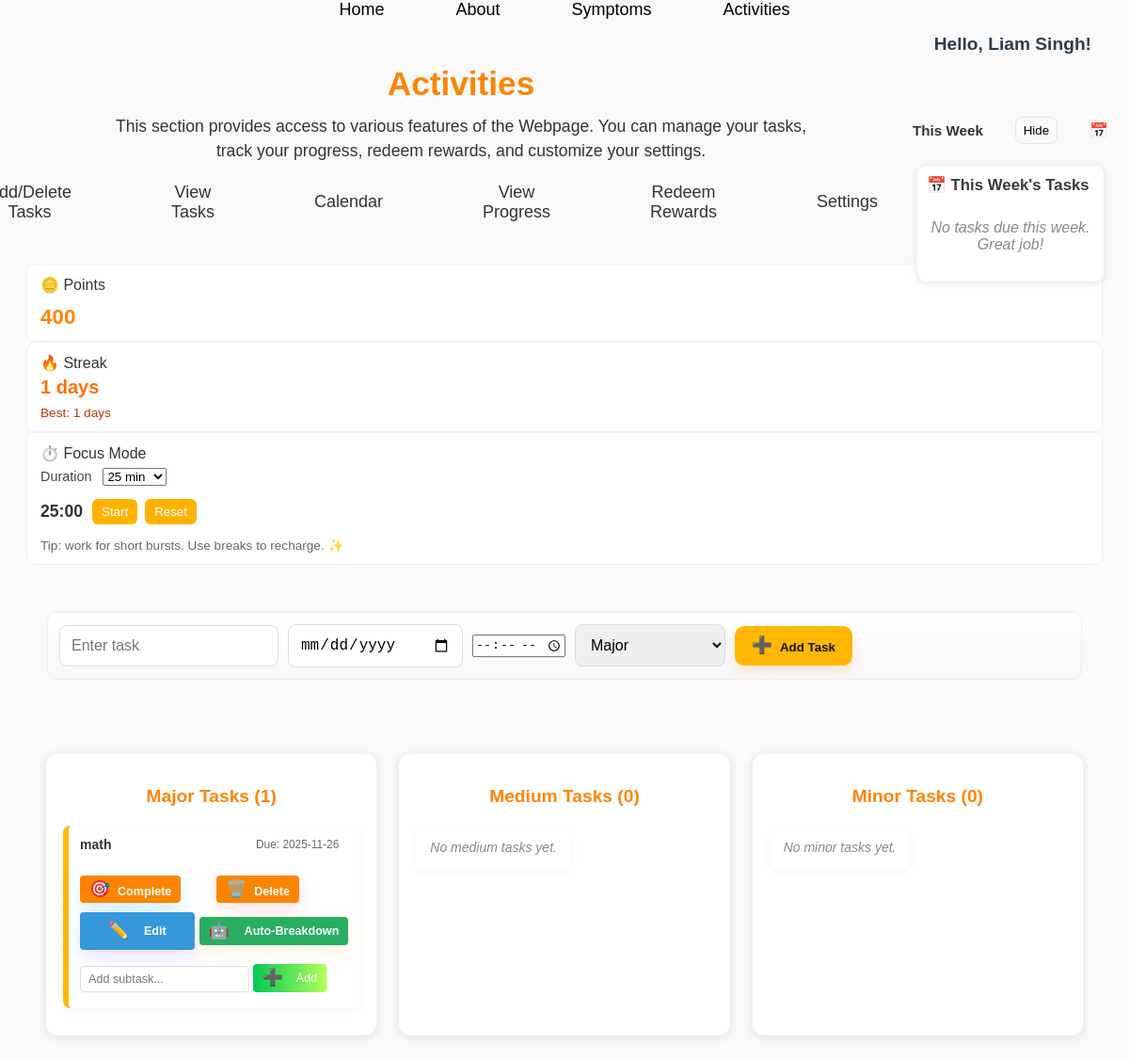
Screenshot of /activities (signed in) with the database file from the repository.
### tables this page shows
CREATE TABLE users (
            id INTEGER PRIMARY KEY AUTOINCREMENT,
            username TEXT UNIQUE,
            password TEXT
        , points INTEGER DEFAULT 0, role TEXT DEFAULT 'child', parent_username TEXT, email TEXT, reminders_enabled INTEGER DEFAULT 0, reminder_frequency TEXT DEFAULT 'weekly', email_verified INTEGER DEFAULT 0);

CREATE TABLE tasks (
            id INTEGER PRIMARY KEY AUTOINCREMENT,
            name TEXT NOT NULL,
            date TEXT,
            importance TEXT NOT NULL,
            user TEXT
        , completed INTEGER DEFAULT 0, completed_at TEXT, duration INTEGER, time TEXT);

### app.py (the view)
@app.route("/activities")
def activities():
    tasks = get_tasks_grouped()
    calendar_tasks = get_calendar_tasks()
    username = session.get('user') if session else None
    is_parent = False
    if username:
        conn = get_db_conn()
        c = conn.cursor()
        try:
            c.execute("SELECT role FROM users WHERE username = ?", (username,))
            row = c.fetchone()
            if row and ('role' in row.keys() and row['role'] == 'parent'):
                is_parent = True
        finally:
            conn.close()
    upcoming_tasks = get_upcoming_tasks(username, days=7) if username else []
    upcoming_all_14 = get_upcoming_tasks(username, days=14) if username else []
    today = datetime.datetime.now().date()
    upcoming_tasks_next = [t for t in upcoming_all_14 if t.get('date') and datetime.datetime.fromisoformat(t['date']).date() > (today + datetime.timedelta(days=7))]
    points = 0
    streak = {'current': 0, 'longest': 0}
    if username:
        conn = get_db_conn()
        c = conn.cursor()
        c.execute("SELECT points FROM users WHERE username = ?", (username,))
        row = c.fetchone()
        if row:
            points = row['points']
        conn.close()
        streak = get_user_streak(username)
    return render_template("activities.html", tasks=tasks, calendar_tasks=calendar_tasks, username=username, points=points, upcoming_tasks=upcoming_tasks, upcoming_tasks_next=upcoming_tasks_next, streak=streak, today=datetime.datetime.now(), timedelta=datetime.timedelta, is_parent=is_parent)

### templates/activities.html (shortened to what this page needs)
<!DOCTYPE html>
<html lang="en">
<head>
  <div class="menu">
    <ul>
      <li><a href="{{ url_for('home') }}">Home</a></li>
      <li><a href="{{ url_for('about') }}">About</a></li>
      <li><a href="{{ url_for('symptoms') }}">Symptoms</a></li>
      <li><a href="{{ url_for('activities') }}">Activities</a></li>
    </ul>
  </div>
  <link rel="stylesheet" href="{{ url_for('static', filename='activitiesstyle.css') }}">
  <link rel="stylesheet" href="{{ url_for('static', filename='calendar.css') }}">
  <link rel="stylesheet" href="{{ url_for('static', filename='activities_adaptive.css') }}">
<body>
  <div class="front">
    <div class="front-header">
      <div class="front-header-left">
        <h1>Activities</h1>
        <p class="description">
          This section provides access to various features of the Webpage.
          You can manage your tasks, track your progress, redeem rewards, and customize your settings.
        </p>
        <ul class="Tabs">
          <li><a href="{{ url_for('activities') }}">Add/Delete Tasks</a></li>
          <li><a href="{{ url_for('view_tasks') }}">View Tasks</a></li>
          <li><a href="{{ url_for('calendar') }}">Calendar</a></li>
          <li><a href="{{ url_for('progress') }}">View Progress</a></li>
          <li><a href="{{ url_for('redeem') }}">Redeem Rewards</a></li>
          <li><a href="{{ url_for('settings') }}">Settings</a></li>
        </ul>
        <h2 id="greeting">Hello, {{ username }}!</h2>
      </div>
    </div>
    <div class="corner-upcoming" aria-label="This week's tasks">
      <div class="corner-header" style="display:flex;justify-content:space-between;align-items:center;margin-bottom:8px;position:relative;">
        <strong style="font-size:0.95rem">This Week</strong>
        <button id="cornerToggleBtn" aria-expanded="true" style="background:transparent;border:1px solid #e6e6e6;padding:6px 8px;border-radius:8px;cursor:pointer">Hide</button>
        <div class="corner-handle" aria-hidden="true" title="This Week">📅</div>
      </div>
      <div class="corner-content collapsible" id="cornerContent">
        <div class="upcoming-tasks-sidebar">
          <h3 style="margin-top:0;">📅 This Week's Tasks</h3>
          {% if upcoming_tasks %}
          <ul class="upcoming-tasks-list">
            {% for task in upcoming_tasks %}
            <li>
              <div style="display:flex;flex-direction:column;gap:4px;">
                <span class="task-item-name">{{ task.name }}</span>
                <span class="task-item-date" style="font-size:0.85rem;color:#666;">Due: {{ task.date }}</span>
              </div>
            </li>
            {% endfor %}
          </ul>
          {% else %}
          <p class="no-tasks">No tasks due this week. Great job!</p>
          {% endif %}
        </div>
      </div>
    </div>
    <div class="corner-stats collapsed" id="cornerStats" aria-hidden="false">
      <div class="corner-stats-content collapsible" id="cornerStatsContent">
        <div class="top-panel points">
          <div class="panel-title">🪙 Points</div>
          <div class="points-value" id="pointsCount">{{ points }}</div>
        </div>
        <div class="top-panel streak">
          <div class="panel-title">🔥 Streak</div>
          <div class="streak-current">{{ streak.current if streak else 0 }} days</div>
          <div class="streak-best">Best: {{ streak.longest if streak and streak.longest is not none else 0 }} days</div>
        </div>
        <div class="top-panel focus">
          <div class="panel-title">⏱️ Focus Mode</div>
            <div class="timer-settings" style="display:flex;gap:8px;align-items:center;margin-bottom:8px;">
              <label for="focusDurationSelect" style="font-size:0.9rem;color:#444;margin:0 4px 0 0">Duration</label>
              <select id="focusDurationSelect" aria-label="Focus duration">
                <option value="25" selected>25 min</option>
              </select>
            </div>
            <div class="timer-display">
              <div id="timerLabel">25:00</div>
              <div class="timer-controls">
                <button id="startPauseBtn" class="timer-btn">Start</button>
                <button id="resetBtn" class="timer-btn">Reset</button>
              </div>
            </div>
          <div class="focus-tips">Tip: work for short bursts. Use breaks to recharge. ✨</div>
        </div>
      </div>
    </div>
  </div>
  <div class="task-input">
    <form action="/add_task" method="POST">
      <input type="text" name="task_name" placeholder="Enter task" required />
      <input type="date" name="task_date" required />
      <input type="time" name="task_time" />
      <select name="importance" required>
        <option value="Major">Major</option>
      </select>
      <button type="submit" class="btn-add" aria-label="Add task"><span class="btn-icon">➕</span><span class="btn-text">Add Task</span></button>
    </form>
  </div>
  <div class="activities-container">
  <div class="activities-main">
  <div class="task-sections">
    <div class="task-section">
      <h2>Major Tasks <span class="task-count">({{ tasks['Major']|length }})</span></h2>
      <ul>
        {% for task in tasks['Major'] %}
        <li>
          <div class="task-header">
            <span class="task-name">{{ task.name }}</span>
            <span class="task-date">{% if task.date %}Due: {{ task.date }}{% if task.time %} at {{ task.time }}{% endif %}{% else %}No due date{% endif %}</span>
          </div>
          <div class="task-actions">
            <form action="{{ url_for('complete_task', importance='Major', task_index=loop.index0) }}" method="post" onsubmit="handleCompletion(event, 'Major')">
              <button type="submit" class="btn-complete" aria-label="Complete task"><span class="btn-icon">🎯</span><span class="btn-text">Complete</span></button>
            </form>
            <form action="{{ url_for('delete_task', importance='Major', task_index=loop.index0) }}" method="post">
              <button type="submit" class="btn-delete" aria-label="Delete task"><span class="btn-icon">🗑️</span><span class="btn-text">Delete</span></button>
            </form>
            <button type="button" class="edit-btn" data-task='{{ {"id": task.id, "name": task.name, "date": task.date, "time": task.time, "importance": "Major"}|tojson }}' onclick="openEditModalFromButton(this)"><span class="btn-icon">✏️</span><span class="btn-text">Edit</span></button>
            <form action="{{ url_for('auto_breakdown_task_route', parent_task_id=task.id) }}" method="post">
              <button type="submit" class="auto-breakdown-btn" aria-label="Auto breakdown"><span class="btn-icon">🤖</span><span class="btn-text">Auto-Breakdown</span></button>
            </form>
          </div>
          <form action="{{ url_for('add_subtask', parent_task_id=task.id) }}" method="post" class="add-subtask-form">
            <input type="text" name="subtask_name" placeholder="Add subtask..." required />
            <button type="submit" class="btn-add-subtask" aria-label="Add subtask"><span class="btn-icon">➕</span><span class="btn-text">Add</span></button>
          </form>
        </li>
        {% else %}
        <li class="empty">No major tasks yet.</li>
        {% endfor %}
      </ul>
    </div>
    <div class="task-section">
      <h2>Medium Tasks <span class="task-count">({{ tasks['Medium']|length }})</span></h2>
      <ul>
        {% for task in tasks['Medium'] %}
        <li>
          <div class="task-header">
            <span class="task-name">{{ task.name }}</span>
            <span class="task-date">{% if task.date %}Due: {{ task.date }}{% if task.time %} at {{ task.time }}{% endif %}{% else %}No due date{% endif %}</span>
          </div>
          <div class="task-actions">
            <form action="{{ url_for('complete_task', importance='Medium', task_index=loop.index0) }}" method="post" onsubmit="handleCompletion(event, 'Medium')">
              <button type="submit" class="btn-complete" aria-label="Complete task"><span class="btn-icon">🎯</span><span class="btn-text">Complete</span></button>
            </form>
            <form action="{{ url_for('delete_task', importance='Medium', task_index=loop.index0) }}" method="post">
              <button type="submit" class="btn-delete" aria-label="Delete task"><span class="btn-icon">🗑️</span><span class="btn-text">Delete</span></button>
            </form>
            <button type="button" class="edit-btn" data-task='{{ {"id": task.id, "name": task.name, "date": task.date, "time": task.time, "importance": "Medium"}|tojson }}' onclick="openEditModalFromButton(this)"><span class="btn-icon">✏️</span><span class="btn-text">Edit</span></button>
            <form action="{{ url_for('auto_breakdown_task_route', parent_task_id=task.id) }}" method="post">
              <button type="submit" class="auto-breakdown-btn" aria-label="Auto breakdown"><span class="btn-icon">🤖</span><span class="btn-text">Auto-Breakdown</span></button>
            </form>
          </div>
          {% if task.subtasks %}
          <div class="subtasks">
            <h4 onclick="toggleSubtasks(this)">
              <span>Subtasks ({{ task.subtasks|length }})</span>
              <span class="subtasks-toggle">▼</span>
            </h4>
            <ul class="subtasks-list" style="display:none;">
              {% for subtask in task.subtasks %}
              <li class="{% if subtask.completed %}completed{% endif %}">
                <form action="{{ url_for('complete_subtask', subtask_id=subtask.id) }}" method="post">
                  <button type="submit" class="subtask-check">{% if subtask.completed %}✅{% else %}☐{% endif %}</button>
                </form>
                <span>{{ subtask.name }}</span>
                <form action="{{ url_for('delete_subtask', subtask_id=subtask.id) }}" method="post">
                  <button type="submit" class="delete-btn">✕</button>
                </form>
              </li>
              {% endfor %}
            </ul>
          </div>
          {% endif %}
          <form action="{{ url_for('add_subtask', parent_task_id=task.id) }}" method="post" class="add-subtask-form">
            <input type="text" name="subtask_name" placeholder="Add subtask..." required />
            <button type="submit">+ Add</button>
          </form>
        </li>
        {% else %}
        <li class="empty">No medium tasks yet.</li>
        {% endfor %}
      </ul>
    </div>
    <div class="task-section">
      <h2>Minor Tasks <span class="task-count">({{ tasks['Minor']|length }})</span></h2>
      <ul>
        {% for task in tasks['Minor'] %}
        <li>
          <div class="task-header">
            <span class="task-name">{{ task.name }}</span>
            <span class="task-date">Due: {{ task.date }}</span>
          </div>
          <div class="task-actions">
            <form action="{{ url_for('complete_task', importance='Minor', task_index=loop.index0) }}" method="post" onsubmit="handleCompletion(event, 'Minor')">
              <button type="submit" class="btn-complete" aria-label="Complete task"><span class="btn-icon">🎯</span><span class="btn-text">Complete</span></button>
            </form>
            <form action="{{ url_for('delete_task', importance='Minor', task_index=loop.index0) }}" method="post">
              <button type="submit" class="btn-delete" aria-label="Delete task"><span class="btn-icon">🗑️</span><span class="btn-text">Delete</span></button>
            </form>
            <button type="button" class="edit-btn" data-task='{{ {"id": task.id, "name": task.name, "date": task.date, "time": task.time, "importance": "Minor"}|tojson }}' onclick="openEditModalFromButton(this)"><span class="btn-icon">✏️</span><span class="btn-text">Edit</span></button>
            <form action="{{ url_for('auto_breakdown_task_route', parent_task_id=task.id) }}" method="post">
              <button type="submit" class="auto-breakdown-btn" aria-label="Auto breakdown"><span class="btn-icon">🤖</span><span class="btn-text">Auto-Breakdown</span></button>
            </form>
          </div>
          {% if task.subtasks %}
          <div class="subtasks">
            <h4 onclick="toggleSubtasks(this)">
              <span>Subtasks ({{ task.subtasks|length }})</span>
              <span class="subtasks-toggle">▼</span>
            </h4>
            <ul class="subtasks-list" style="display:none;">
              {% for subtask in task.subtasks %}
              <li class="{% if subtask.completed %}completed{% endif %}">
                <form action="{{ url_for('complete_subtask', subtask_id=subtask.id) }}" method="post">
                  <button type="submit" class="subtask-check">{% if subtask.completed %}✅{% else %}☐{% endif %}</button>
                </form>
                <span>{{ subtask.name }}</span>
                <form action="{{ url_for('delete_subtask', subtask_id=subtask.id) }}" method="post">
                  <button type="submit" class="delete-btn">✕</button>
                </form>
              </li>
              {% endfor %}
            </ul>
          </div>
          {% endif %}
          <form action="{{ url_for('add_subtask', parent_task_id=task.id) }}" method="post" class="add-subtask-form">
            <input type="text" name="subtask_name" placeholder="Add subtask..." required />
            <button type="submit">+ Add</button>
          </form>
        </li>
        {% else %}
        <li class="empty">No minor tasks yet.</li>
        {% endfor %}
      </ul>
    </div>
  </div>
  </div>
  </div>
</body>
</html>

### rows the page displays
users: points "400"
tasks: name "math", date "2025-11-26"

### other values shown
{{ username }} "Liam Singh"
{{ streak.current if streak else 0 }} "1"
{{ streak.longest if streak and streak.longest is not none else 0 }} "1"
{{ tasks['Major']|length }} "1"
{{ tasks['Medium']|length }} "0"
{{ tasks['Minor']|length }} "0"
